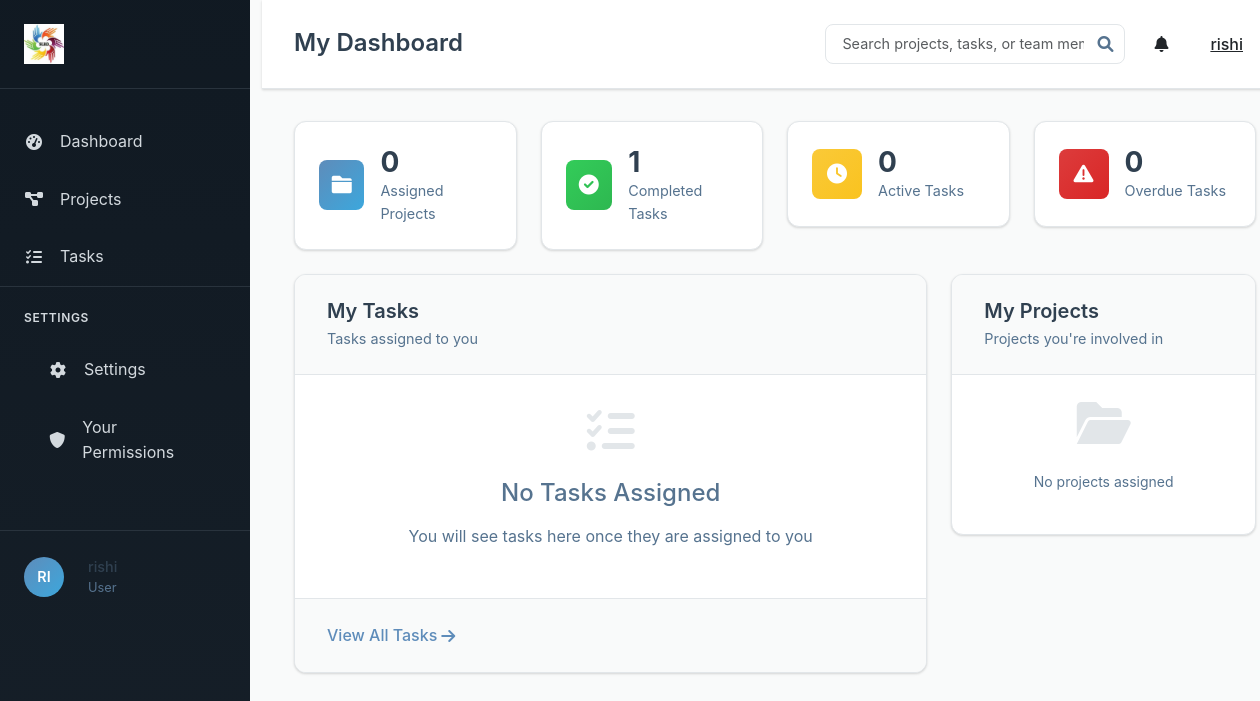
Page /user/dashboard (signed in) on the earlier database version.
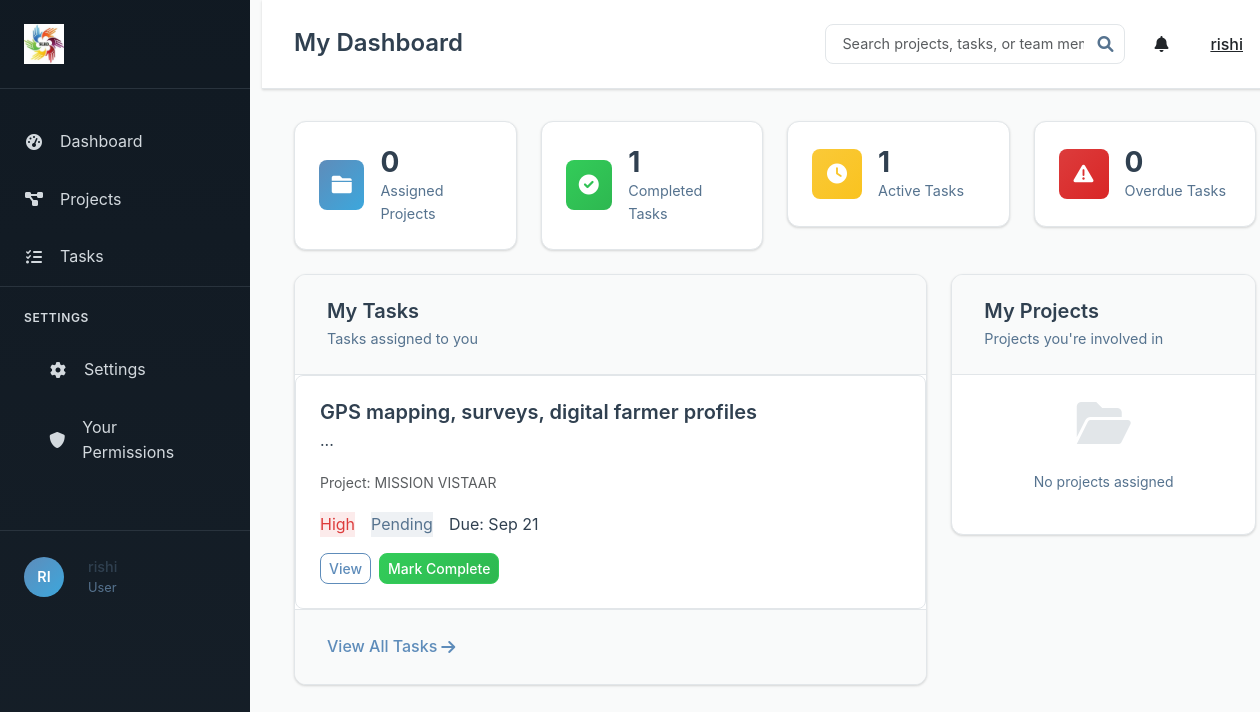
Same page on the later database version.
### models.py (models this page shows, shortened)
class Task(db.Model):
    id = db.Column(db.Integer, primary_key=True)
    title = db.Column(db.String(200), nullable=False)
    description = db.Column(db.Text)
    status = db.Column(db.String(20), default='Pending')  # Pending, In Progress, Completed, Overdue
    priority = db.Column(db.String(20), default='Medium')  # Low, Medium, High
    deadline = db.Column(db.Date)
    created_at = db.Column(db.DateTime, default=lambda: datetime.now(timezone.utc))
    updated_at = db.Column(db.DateTime, default=lambda: datetime.now(timezone.utc), onupdate=lambda: datetime.now(timezone.utc))
    completed_at = db.Column(db.DateTime)
    project_id = db.Column(db.Integer, db.ForeignKey('project.id'), nullable=False)
    created_by_id = db.Column(db.Integer, db.ForeignKey('user.id'), nullable=False)
    assigned_to_id = db.Column(db.Integer, db.ForeignKey('user.id'))
    dependent_on_task_id = db.Column(db.Integer, db.ForeignKey('task.id'), nullable=True)
    reassigned_from_id = db.Column(db.Integer, db.ForeignKey('user.id'), nullable=True)
    skill_match_percentage = db.Column(db.Integer, default=0)
    comments = db.relationship('Comment', backref='task', lazy='dynamic', cascade='all, delete-orphan')
    documents = db.relationship('Document', backref='task', lazy='dynamic', cascade='all, delete-orphan')
    dependent_task = db.relationship('Task', remote_side=[id], backref='dependent_tasks')
    reassigned_from = db.relationship('User', foreign_keys=[reassigned_from_id])
    def is_overdue(self):
        if self.deadline and self.status != 'Completed':
            return datetime.now().date() > self.deadline
        return False

class Project(db.Model):
    id = db.Column(db.Integer, primary_key=True)
    title = db.Column(db.String(200), nullable=False)
    description = db.Column(db.Text)
    status = db.Column(db.String(20), default='In Progress')  # Just Started, In Progress, Completed
    progress = db.Column(db.Integer, default=0)  # 0-100%
    deadline = db.Column(db.Date)
    created_at = db.Column(db.DateTime, default=lambda: datetime.now(timezone.utc))
    updated_at = db.Column(db.DateTime, default=lambda: datetime.now(timezone.utc), onupdate=lambda: datetime.now(timezone.utc))
    created_by_id = db.Column(db.Integer, db.ForeignKey('user.id'), nullable=False)
    tasks = db.relationship('Task', backref='project', lazy='dynamic', cascade='all, delete-orphan')
    comments = db.relationship('Comment', backref='project', lazy='dynamic', cascade='all, delete-orphan')
    documents = db.relationship('Document', backref='project', lazy='dynamic', cascade='all, delete-orphan')
    assigned_users = db.relationship('User', secondary='project_assignments', back_populates='projects_assigned')

### routes.py (the view)
@app.route('/user/dashboard')
@login_required
def user_dashboard():
    projects = current_user.get_accessible_projects()
    tasks = current_user.get_accessible_tasks()
    total_projects = len(projects)
    active_projects = len([p for p in projects if p.status in ['Just Started', 'In Progress']])
    completed_projects = len([p for p in projects if p.status == 'Completed'])
    total_tasks = len(tasks)
    completed_tasks = len([t for t in tasks if t.status == 'Completed'])
    pending_tasks = len([t for t in tasks if t.status == 'Pending'])
    overdue_tasks = len([t for t in tasks if t.is_overdue()])
    recent_projects = sorted(projects, key=lambda x: x.created_at, reverse=True)[:3]
    upcoming_deadlines = sorted([t for t in tasks if t.deadline and t.status != 'Completed'],
                               key=lambda x: x.deadline)[:5]
    return render_template('dashboard/user.html',
                         total_projects=total_projects,
                         active_projects=active_projects,
                         completed_projects=completed_projects,
                         total_tasks=total_tasks,
                         completed_tasks=completed_tasks,
                         pending_tasks=pending_tasks,
                         overdue_tasks=overdue_tasks,
                         recent_projects=recent_projects,
                         upcoming_deadlines=upcoming_deadlines)

### app.py (called while the page is built)
@login_manager.user_loader
def load_user(user_id):
    from models import User
    return User.query.get(int(user_id))

### models.py (called while the page is built)
    def get_accessible_projects(self):
        if self.role == 'Admin':
            return Project.query.all()
        elif self.role == 'Manager':
            created = Project.query.filter_by(created_by_id=self.id).all()
            assigned = self.projects_assigned.all()
            return list(set(created + assigned))
        else:
            return self.projects_assigned.all()

    def get_accessible_tasks(self):
        if self.role == 'Admin':
            return Task.query.all()
        elif self.role == 'Manager':
            created = Task.query.filter_by(created_by_id=self.id).all()
            assigned = Task.query.filter_by(assigned_to_id=self.id).all()
            return list(set(created + assigned))
        else:
            return Task.query.filter_by(assigned_to_id=self.id).all()

### templates/dashboard/user.html (shortened to what the changed rows need)
{% extends "base.html" %}
{% block page_title %}My Dashboard{% endblock %}
{% block content %}
<div class="dashboard-overview">
    <div class="row mb-4">
        <div class="col-md-3">
            <div class="stat-card warning">
                <div class="stat-content">
                    <h3>{{ pending_tasks }}</h3>
                    <p>Active Tasks</p>
                </div>
            </div>
        </div>
    </div>
    <div class="row">
        <div class="col-md-8">
            <div class="content-card">
                <div class="tasks-list">
                    {% for task in upcoming_deadlines[:5] %}
                    <div class="task-item">
                        <div class="task-content">
                            <h5>{{ task.title }}</h5>
                            <p>{{ task.description[:100] }}...</p>
                            <small class="text-muted">Project: {{ task.project.title }}</small>
                        </div>
                        <div class="task-meta">
                            <span class="priority priority-{{ task.priority.lower() }}">{{ task.priority }}</span>
                            <span class="status status-{{ task.status.lower().replace(' ', '-') }}">{{ task.status }}</span>
                            {% if task.deadline %}
                            <span class="deadline">Due: {{ task.deadline.strftime('%b %d') }}</span>
                            {% endif %}
                        </div>
                        <div class="task-actions">
                            <a href="{{ url_for('view_task', task_id=task.id) }}" class="btn btn-sm btn-outline-primary">View</a>
                            {% if task.status != 'Completed' %}
                            <form method="POST" action="{{ url_for('complete_task', task_id=task.id) }}" class="d-inline">
                                <button type="submit" class="btn btn-sm btn-success">Mark Complete</button>
                            </form>
                            {% endif %}
                        </div>
                    </div>
                    {% endfor %}
                    {% if upcoming_deadlines|length == 0 %}
                    <div class="empty-state">
                        <i class="fas fa-tasks"></i>
                        <h4>No Tasks Assigned</h4>
                        <p>You will see tasks here once they are assigned to you</p>
                    </div>
                    {% endif %}
                </div>
            </div>
        </div>
    </div>
</div>
{% endblock %}

Differences in the rows shown:
added Task: title "GPS mapping, surveys, digital farmer profiles", project "MISSION VISTAAR", priority "High", status "Pending", deadline "Sep 21"
Other differences:
{{ pending_tasks }}: "0" → "1"
text no longer shown: "No Tasks Assigned You will see tasks here once they are assigned to you"
